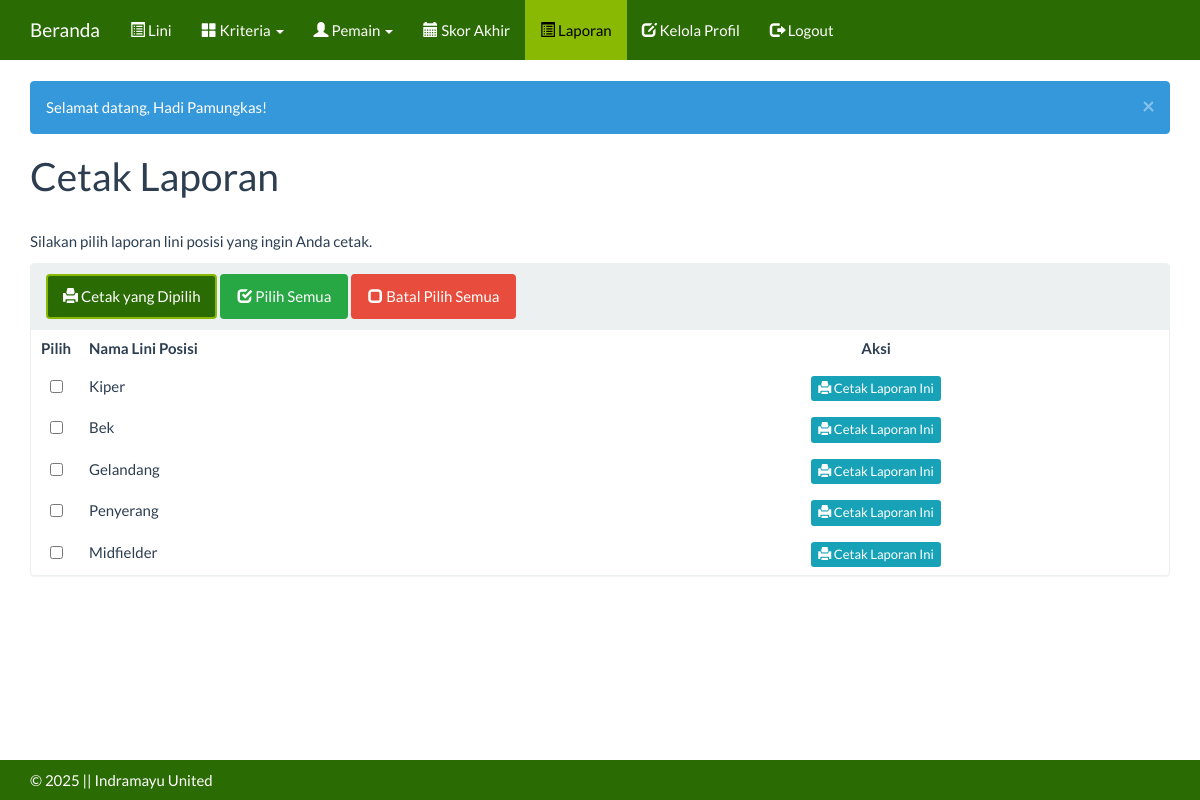
Before: /index.php?m=laporan (signed in) with the older database file.
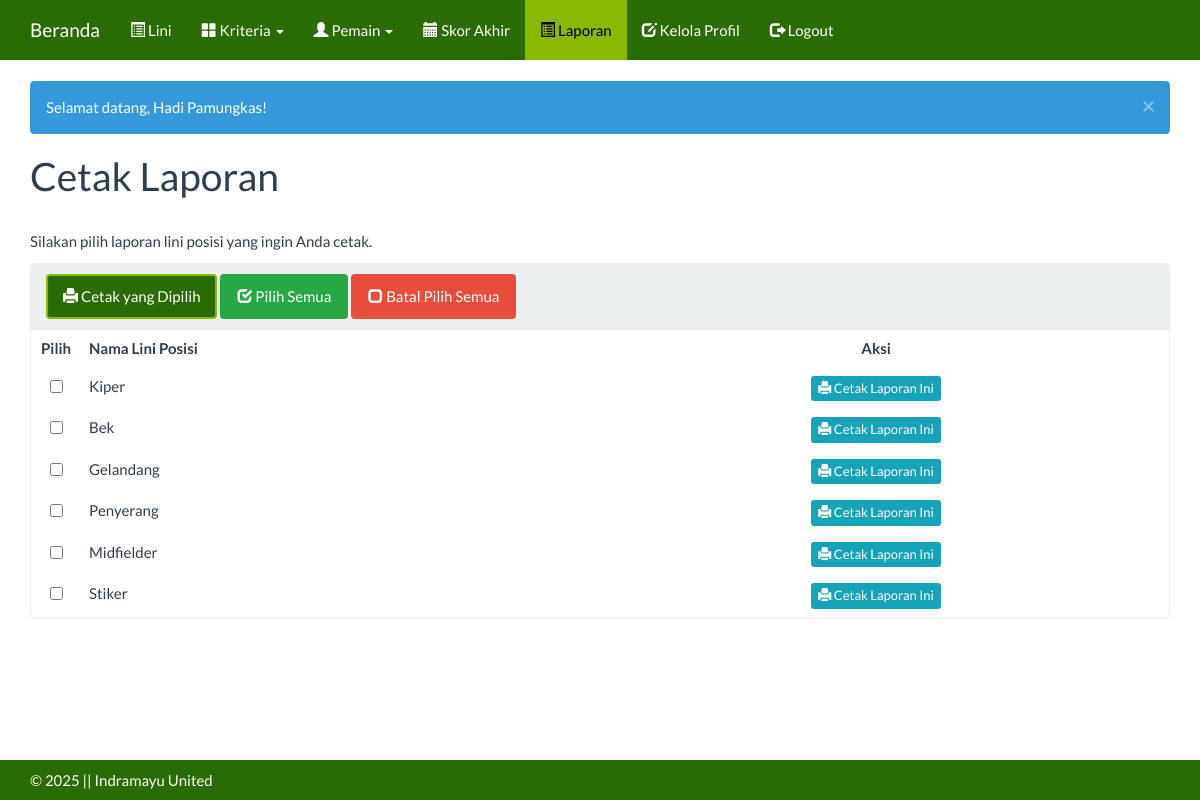
After: the same page with the newer database file.
### tables this page shows
CREATE TABLE `tb_periode` (
  `tahun` int(11) NOT NULL,
  `nama` varchar(255) DEFAULT NULL,
  `keterangan` text DEFAULT NULL,
  `kebutuhan` int(11) NOT NULL DEFAULT 1
);

### config.php (called while the page is built)
<?php
$config["server"]='localhost';
$config["username"]='root';
$config["password"]='';
$config["database_name"]='spk_indramayu_united';

### functions.php (called while the page is built, shortened)
<?php
include 'config.php';
include 'includes/db.php';
$db = new DB($config['server'], $config['username'], $config['password'], $config['database_name']);
include 'includes/general.php';

### includes/db.php (called while the page is built, shortened)
<?php
class DB{
    var $conn = null;
    public function __construct($host, $username, $passwd, $dbname){
        $this->conn = mysqli_connect($host, $username, $passwd, $dbname);
    }
    public function query($sql){
        $query = mysqli_query($this->conn, $sql) or die('<pre>Error mysqli_query: ' . mysqli_error($this->conn) . '<br />' . $sql . '</pre>');
        return $query;
    }
    public function get_results($sql){
        $query = $this->query($sql);
        $arr = array();
        while($row = mysqli_fetch_object($query)){
            $arr[] = $row;
        }
        return $arr;
    }
}

### laporan.php (the view, shortened to what this page needs)
<div class="page-header">
    <h1>Cetak Laporan</h1>
</div>
<p>Silakan pilih laporan lini posisi yang ingin Anda cetak.</p>
<div class="panel panel-default">
    <div class="panel-heading">
        <button class="btn btn-primary" onclick="cetakTerpilih()"><span class="glyphicon glyphicon-print"></span> Cetak yang Dipilih</button>
        <button class="btn btn-success" onclick="checkAll()"><span class="glyphicon glyphicon-check"></span> Pilih Semua</button>
        <button class="btn btn-danger" onclick="uncheckAll()"><span class="glyphicon glyphicon-unchecked"></span> Batal Pilih Semua</button>
    </div>
    <div class="table-responsive">
        <table class="table table-hover">
            <thead>
                <tr>
                    <th class="text-center" style="width: 50px;">Pilih</th>
                    <th>Nama Lini Posisi</th>
                    <th class="text-center">Aksi</th>
                </tr>
            </thead>
            <tbody>
            <?php
            $periodes = $db->get_results("SELECT * FROM tb_periode ORDER BY tahun");
            foreach ($periodes as $periode):
            ?>
                <tr>
                    <td class="text-center">
                        <input type="checkbox" class="cb-periode" value="<?= $periode->tahun ?>">
                    </td>
                    <td><?= htmlspecialchars($periode->nama) ?></td>
                    <td class="text-center">
                        <a class="btn btn-xs btn-info" href="cetak.php?m=hitung&periode=<?= $periode->tahun ?>" target="_blank">
                            <span class="glyphicon glyphicon-print"></span> Cetak Laporan Ini
                        </a>
                    </td>
                </tr>
            <?php endforeach; ?>
            </tbody>
        </table>
    </div>
</div>

Changed rows visible on the page:
added tb_periode: nama "Stiker"
